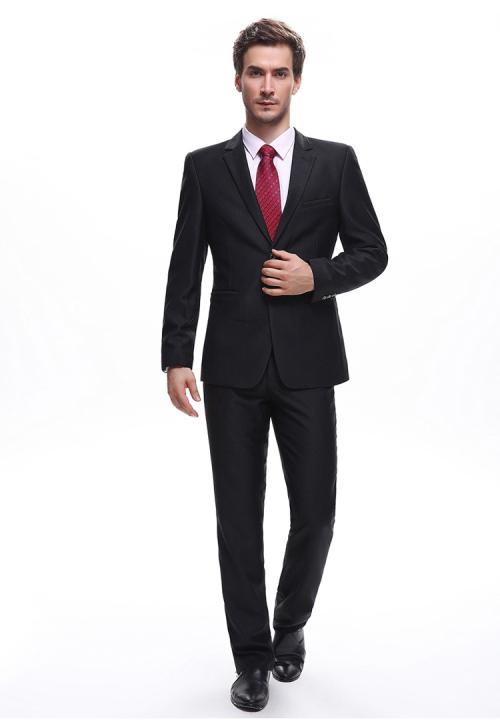
#> input picture Harris01/images/photo01.jpg, 500 x 724 px
$ python HarrisCornerSubPix.py
#> lines starting #> are read from the running program, lines starting #| are printed output that depends on the picture; after the words box and inside, x2 and y2 are one past the last pixel; in counts of white or black regions, pixels touching at a corner belong together
# @Description: HarrisCornerSubPix.py
# @Author: 孤烟逐云zjy
# @Date: 2020/5/2 12:41
# @SoftWare: PyCharm
# @CSDN: https://blog.csdn.net/zjy123078_zjy
# @博客园: https://www.cnblogs.com/guyan-2020/


import cv2 as cv
import numpy as np


image = cv.imread("./images/photo01.jpg")
#> image is the input picture: shape (724, 500, 3); mean B, G, R 208.2, 206.8, 208.6
gray = cv.cvtColor(image, cv.COLOR_BGR2GRAY)
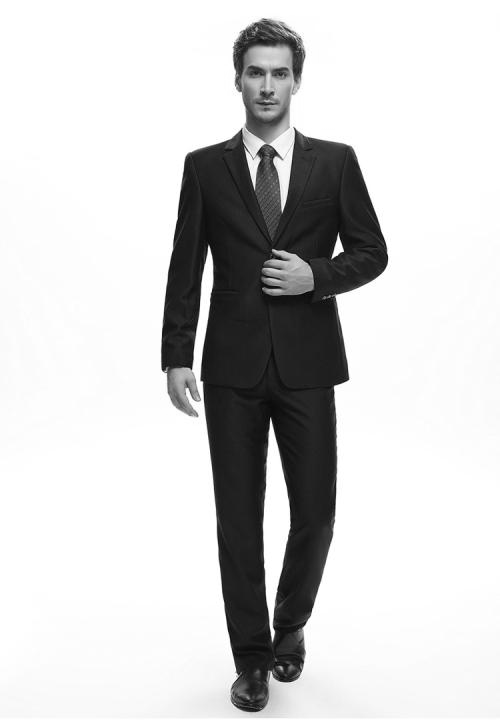
#> gray: shape (724, 500); min 0, max 255, mean 207.5

gray = np.float32(gray)
dst = cv.cornerHarris(gray, 2,3,0.04)
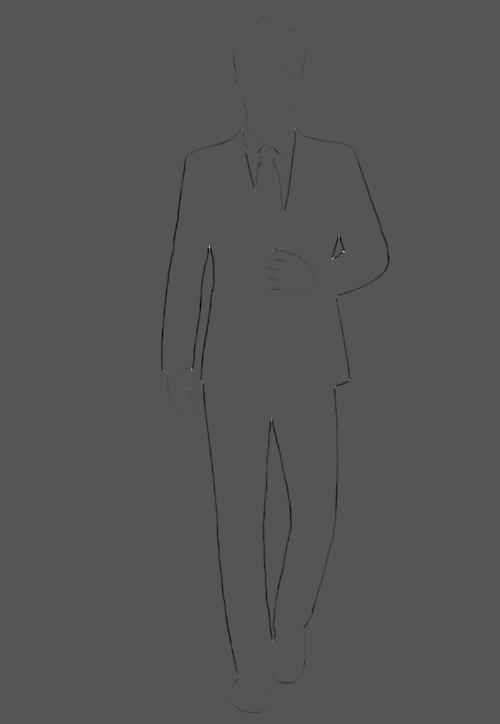
#> dst: shape (724, 500) float32; min -92525648, max 183860896, mean -398975.2; drawn with min black and max white
dst = cv.dilate(dst, None)
ret, dst = cv.threshold(dst, 0.01*dst.max(), 255,0)
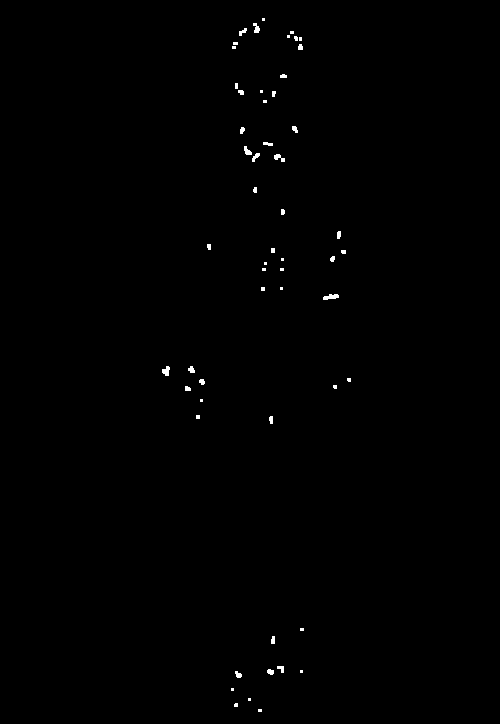
#> dst: shape (724, 500) float32; 0.34% white; 55 white regions (27 under 20 px), largest, box (x1, y1, x2, y2) and area: (323, 294, 339, 300) 66, (162, 366, 170, 376) 54, (274, 154, 285, 162) 48
#> ret = 1838609
dst = np.uint8(dst)

ret, labels, stats, centroids = cv.connectedComponentsWithStats(dst)
#> labels: shape (724, 500) int32; 56 distinct labels, from 0 to 55
#> ret = 56; stats = 56 rows, first 6: [0, 0, 500, 724, 360771], [262, 18, 3, 3, 9], [253, 23, 7, 10, 45], [239, 28, 8, 8, 34], [290, 31, 4, 3, 12], [287, 35, 3, 3, 9]; centroids = 56 pairs, first value 165.8 to 348.6, second value 19 to 710
criteria = (cv.TERM_CRITERIA_EPS + cv.TERM_CRITERIA_MAX_ITER, 100, 0.001)
corners = cv.cornerSubPix(gray, np.float32(centroids), (5,5),(-1,-1),criteria)
#> corners = 56 pairs, first value 163.4 to 348.8, second value 18.23 to 710.3

res = np.hstack((centroids, corners))
#> res = 56 rows, first 6: [249.5, 361.8, 249.5, 361.8], [263, 19, 262.6, 18.23], [256, 27.87, 256, 27.87], [242.3, 31.41, 242.6, 30.22], [291.5, 32, 291.5, 32], [288, 36, 288, 36]
res = np.int0(res)
#> res = 56 rows, first 6: [249, 361, 249, 361], [263, 19, 262, 18], [256, 27, 256, 27], [242, 31, 242, 30], [291, 32, 291, 32], [288, 36, 288, 36]
image[res[:,1],res[:,0]]=[0,0,255]
#> image: shape (724, 500, 3); 0.02% of pixels changed, all inside (x1, y1, x2, y2) = (165, 19, 349, 711)
image[res[:,3],res[:,2]]=[0,255,0]
#> image: shape (724, 500, 3); mean B, G, R 208.1, 206.8, 208.5
cv.imshow("subpix", image)

cv.waitKey(0)
cv.destroyAllWindows()

$ run again, with Harris01/images/photo02.jpg copied over Harris01/images/photo01.jpg
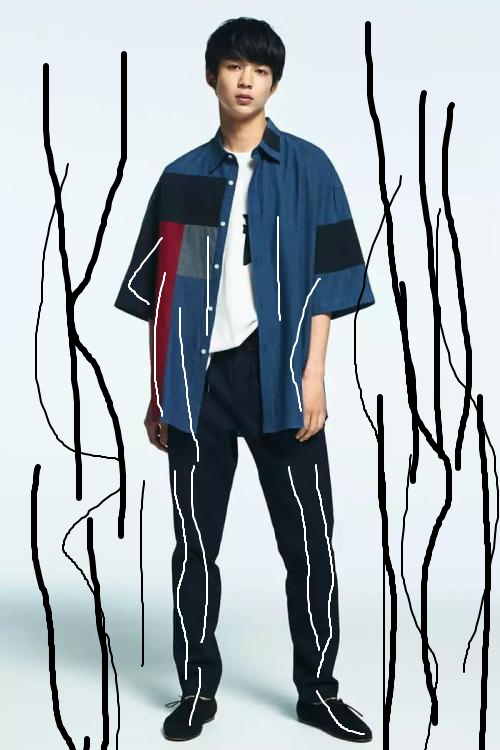
#> input picture Harris01/images/photo02.jpg, 500 x 750 px
#> image is the input picture: shape (750, 500, 3); mean B, G, R 183, 177.1, 168.9
#> `dst = cv.dilate(dst, None)`:
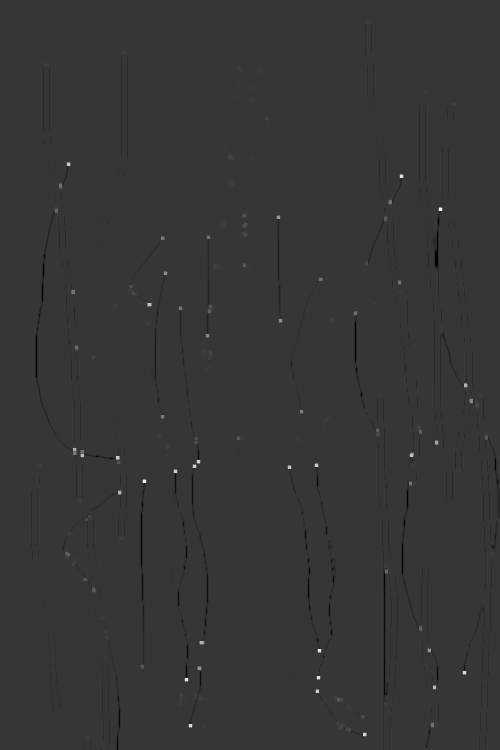
#> dst: shape (750, 500) float32; min -144120016, max 527572352, mean -466608.3; drawn with min black and max white
#> `ret, dst = cv.threshold(dst, 0.01*dst.max(), 255,0)`:
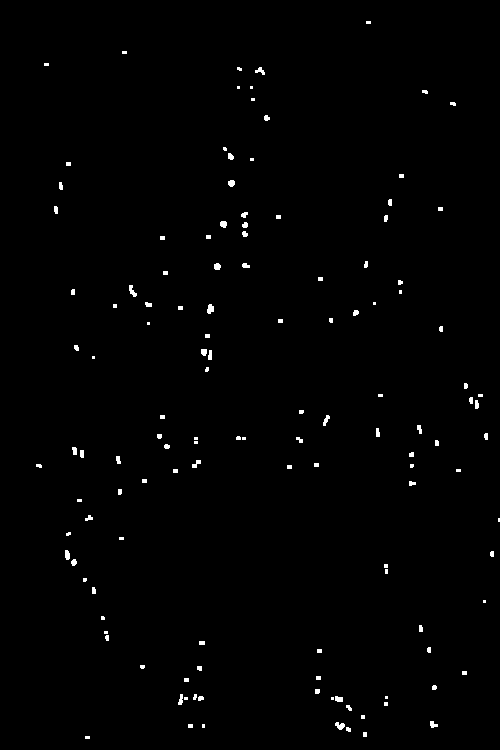
#> dst: shape (750, 500) float32; 0.79% white; 131 white regions (44 under 20 px), largest, box (x1, y1, x2, y2) and area: (207, 304, 214, 314) 53, (335, 722, 345, 730) 52, (129, 285, 137, 297) 51
#> `ret, dst = cv.threshold(dst, 0.01*dst.max(), 255,0)`: ret = 5275723.5
#> labels: shape (750, 500) int32; 132 distinct labels, from 0 to 131
#> `ret, labels, stats, centroids = cv.connectedComponentsWithStats(dst)`: ret = 132; stats = 132 rows, first 6: [0, 0, 500, 750, 372023], [366, 21, 5, 3, 15], [122, 51, 5, 3, 15], [44, 63, 5, 3, 15], [237, 67, 5, 4, 16], [255, 67, 10, 8, 42]; centroids = 132 pairs, first value 38.6 to 498.5, second value 22 to 737
#> corners = 132 pairs, first value 38.22 to 497.5, second value 19.82 to 734.8
#> `res = np.hstack((centroids, corners))`: res = 132 rows, first 6: [249.4, 374.1, 249.4, 374.1], [368, 22, 367.5, 19.82], [124, 52, 123.5, 49.81], [46, 64, 45.5, 61.81], [239, 68.5, 239.6, 67.57], [259.9, 70.55, 259.9, 70.55]
#> `res = np.int0(res)`: res = 132 rows, first 6: [249, 374, 249, 374], [368, 22, 367, 19], [124, 52, 123, 49], [46, 64, 45, 61], [239, 68, 239, 67], [259, 70, 259, 70]
